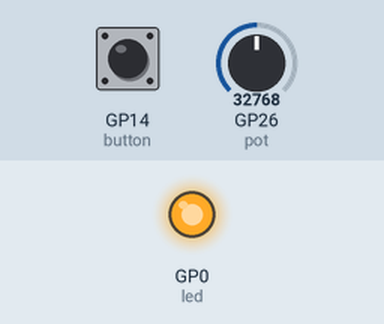
This program was run on a simulated Raspberry Pi Pico running MicroPython. Parts: output pins drawn as LEDs (lit = HIGH). Dashed ring = blinking. The test bench sets the inputs (shaded band); at power-on: GP26 (pot) = 32768, GP14 (button) HIGH (analog values on the 0–65535 scale). What the program prints to the serial console is not drawn.

Above: at 1.2 s.
1.3 s: GP26 (pot) set to 7864
4.8 s: GP14 (button) pulled LOW for 3.2 s
At 8.06 s:
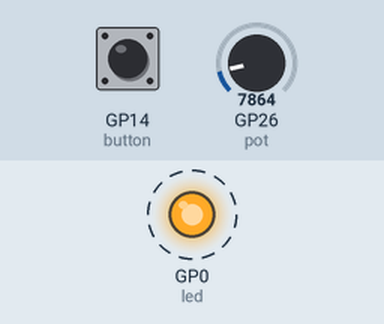
9.5 s: GP26 (pot) set to 0
At 10.1 s:
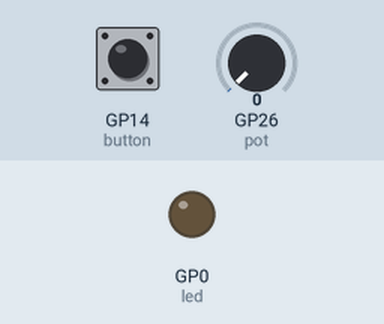
Timing chart, 0 to 11.0 s (numbered marks = the images above; inputs shaded):
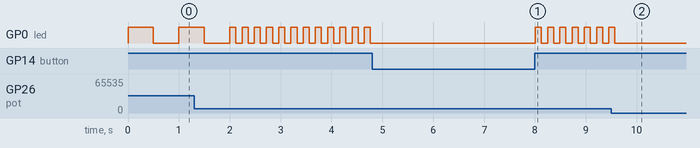

Measured:
- after the input at 9.5 s, GP0 (led): goes on until 9.6 s, then stays LOW

The program:

blink-gpio-led-potentiometer.py
```python
from machine import Pin, ADC
import utime
led = Pin(0, Pin.OUT)
adcpin = 26
pot = ADC(adcpin)
buttonPin = 14
button = Pin(buttonPin, Pin.IN, Pin.PULL_UP)

while True:
    adcvalue = pot.read_u16()
    voltage = adcvalue * (3.3/65535)
    print('voltage = {:03.2f}'.format(voltage))
    sleeptime = adcvalue/65535
    buttonState = button.value()
    if buttonState==1:
        led.value(1)
    utime.sleep(sleeptime)
    led.value(0)

    utime.sleep(sleeptime)
```
